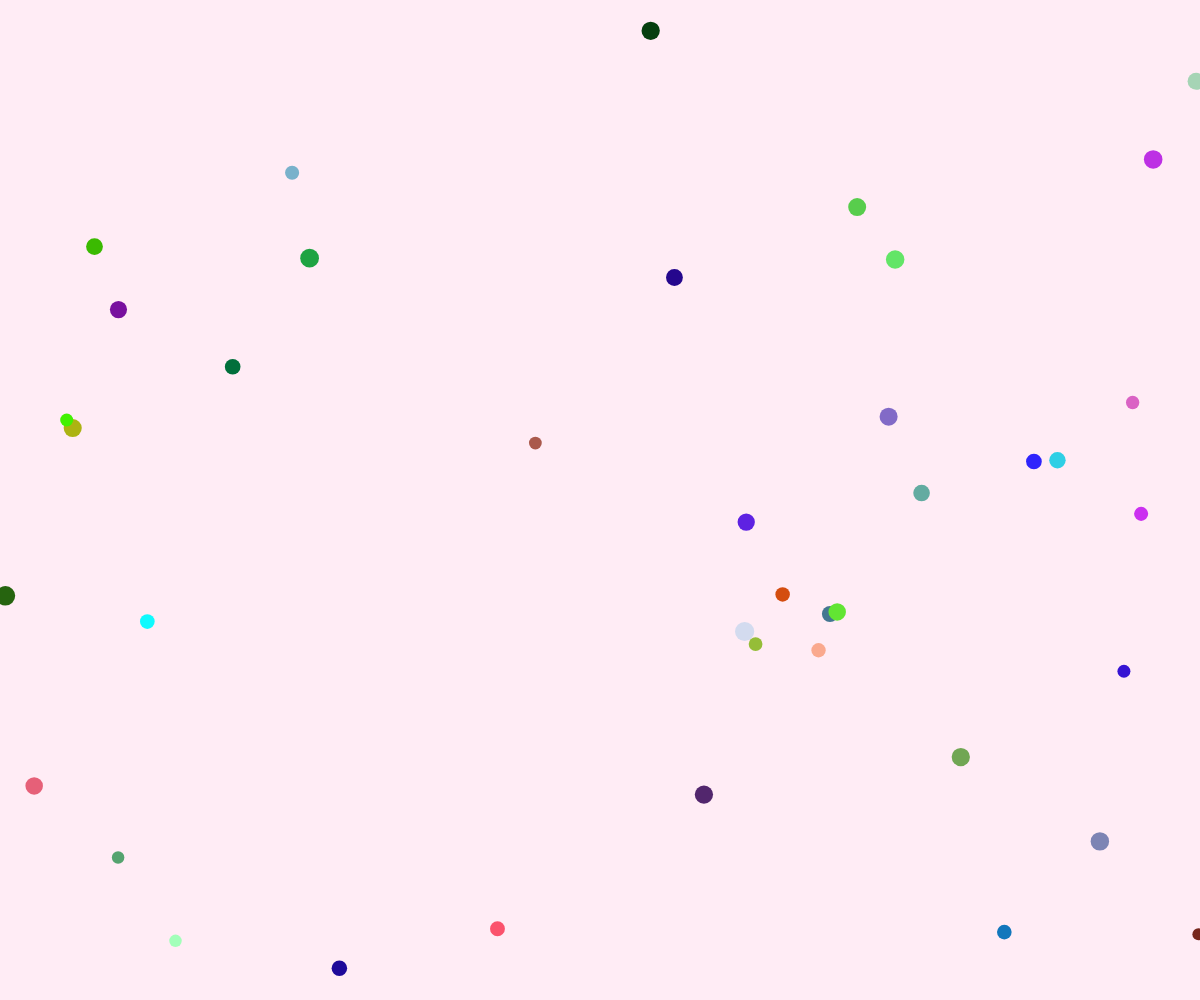
Frame 1 (no input)
Frame 60 (no input): identical to frame 1, image omitted
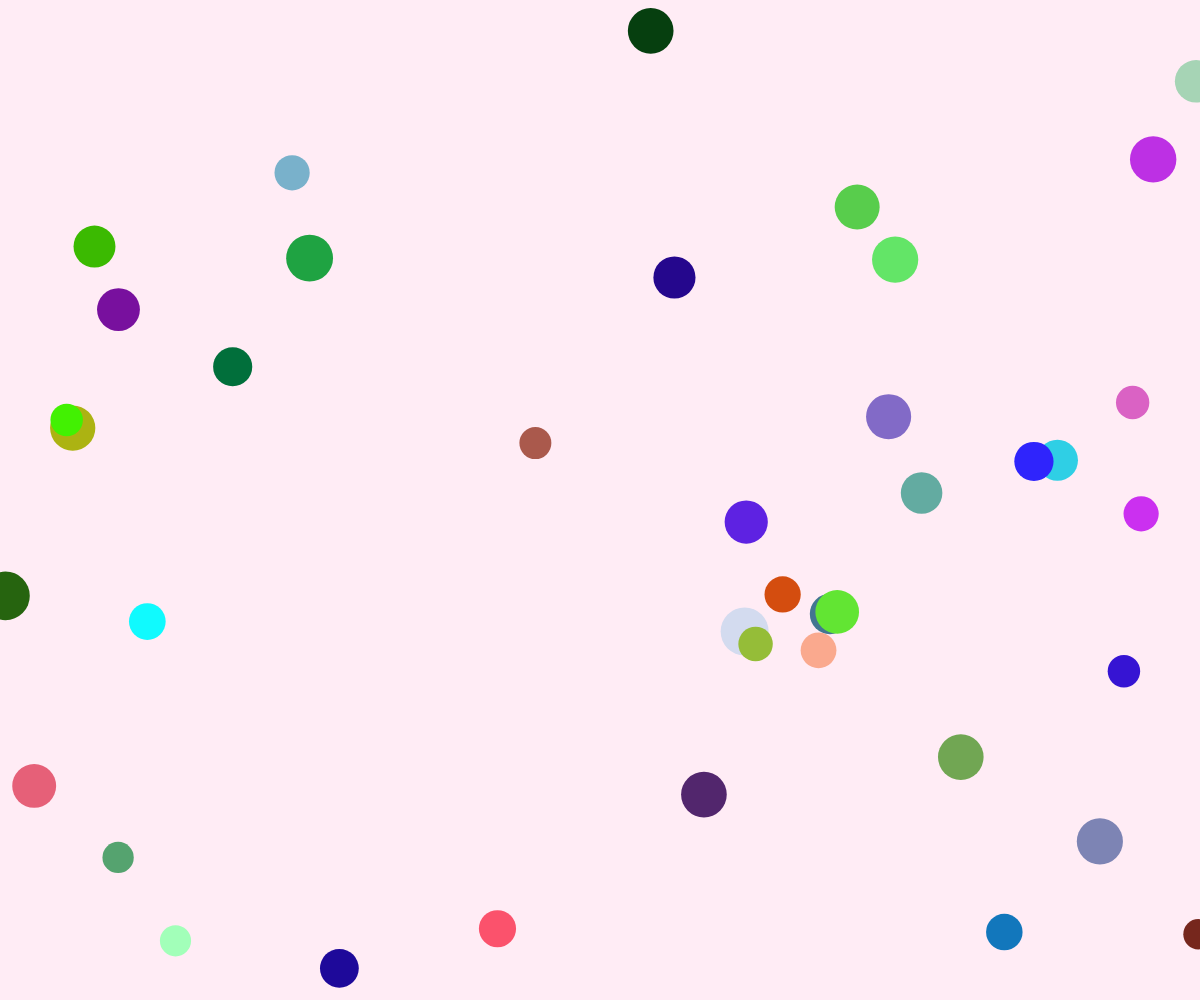
Frame 120 (the mouse pressed at the canvas centre since frame 60)

The p5.js sketch that drew these frames (run headless with seeded random() and noise() and a simulated clock; from frame 60 on, the mouse is pressed at the canvas centre):

// p5.js sketch
// ── sketch.js
let circles = [];

function setup() {
  createCanvas(windowWidth, windowHeight); // 畫布大小為整個視窗
  console.log(width, height); // 檢查畫布大小
  noStroke();

  // 產生 40 個圓，隨機位置與大小
  for (let i = 0; i < 40; i++) {
    let circle = {
      x: random(width), // 隨機 x 座標
      y: random(height), // 隨機 y 座標
      size: random(30, 50), // 初始大小 30 到 50
      color: color(random(255), random(255), random(255)), // 隨機鮮豔顏色
    };
    console.log(circle); // 檢查每個圓的屬性
    circles.push(circle);
  }
}

function draw() {
  background(	"#FFECF5");

  // 根據滑鼠的 x 座標調整圓的大小
  let sizeFactor = map(mouseX, 0, width, 20, 80);
  console.log(mouseX, sizeFactor); // 檢查滑鼠位置和大小因子

  // 繪製所有圓
  for (let circle of circles) {
    console.log(circle); // 檢查每個圓的屬性
    fill(circle.color);
    ellipse(circle.x, circle.y, circle.size * sizeFactor / 50); // 調整大小
  }
}
